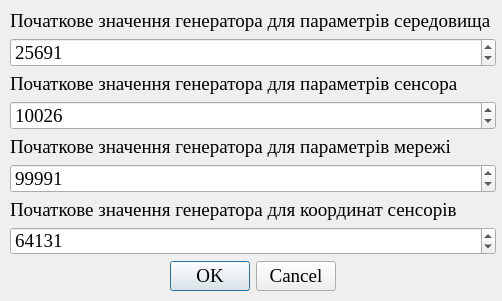
<?xml version="1.0" encoding="UTF-8"?>
<ui version="4.0">
 <class>RandomValue</class>
 <widget class="QDialog" name="RandomValue">
  <property name="geometry">
   <rect>
    <x>0</x>
    <y>0</y>
    <width>502</width>
    <height>301</height>
   </rect>
  </property>
  <property name="font">
   <font>
    <family>Times New Roman</family>
    <pointsize>14</pointsize>
   </font>
  </property>
  <property name="windowTitle">
   <string>Параметри генераторів випадкових чисел</string>
  </property>
  <property name="modal">
   <bool>true</bool>
  </property>
  <widget class="QWidget" name="layoutWidget">
   <property name="geometry">
    <rect>
     <x>10</x>
     <y>10</y>
     <width>486</width>
     <height>281</height>
    </rect>
   </property>
   <layout class="QVBoxLayout" name="verticalLayout_6">
    <item>
     <layout class="QVBoxLayout" name="verticalLayout_5">
      <item>
       <layout class="QVBoxLayout" name="verticalLayout">
        <item>
         <widget class="QLabel" name="label">
          <property name="text">
           <string>Початкове значення генератора для параметрів середовища</string>
          </property>
         </widget>
        </item>
        <item>
         <widget class="QSpinBox" name="spinBox">
          <property name="minimum">
           <number>10000</number>
          </property>
          <property name="maximum">
           <number>100000000</number>
          </property>
          <property name="value">
           <number>25691</number>
          </property>
         </widget>
        </item>
       </layout>
      </item>
      <item>
       <layout class="QVBoxLayout" name="verticalLayout_2">
        <item>
         <widget class="QLabel" name="label_2">
          <property name="text">
           <string>Початкове значення генератора для параметрів сенсора</string>
          </property>
         </widget>
        </item>
        <item>
         <widget class="QSpinBox" name="spinBox_2">
          <property name="minimum">
           <number>10000</number>
          </property>
          <property name="maximum">
           <number>100000000</number>
          </property>
          <property name="value">
           <number>10026</number>
          </property>
         </widget>
        </item>
       </layout>
      </item>
      <item>
       <layout class="QVBoxLayout" name="verticalLayout_3">
        <item>
         <widget class="QLabel" name="label_3">
          <property name="text">
           <string>Початкове значення генератора для параметрів мережі</string>
          </property>
         </widget>
        </item>
        <item>
         <widget class="QSpinBox" name="spinBox_3">
          <property name="minimum">
           <number>10000</number>
          </property>
          <property name="maximum">
           <number>100000000</number>
          </property>
          <property name="value">
           <number>99991</number>
          </property>
         </widget>
        </item>
       </layout>
      </item>
      <item>
       <layout class="QVBoxLayout" name="verticalLayout_4">
        <item>
         <widget class="QLabel" name="label_4">
          <property name="text">
           <string>Початкове значення генератора для координат сенсорів</string>
          </property>
         </widget>
        </item>
        <item>
         <widget class="QSpinBox" name="spinBox_4">
          <property name="minimum">
           <number>10000</number>
          </property>
          <property name="maximum">
           <number>100000000</number>
          </property>
          <property name="value">
           <number>64131</number>
          </property>
         </widget>
        </item>
       </layout>
      </item>
     </layout>
    </item>
    <item>
     <widget class="QDialogButtonBox" name="dialog_button_box">
      <property name="standardButtons">
       <set>QDialogButtonBox::Cancel|QDialogButtonBox::Ok</set>
      </property>
      <property name="centerButtons">
       <bool>true</bool>
      </property>
     </widget>
    </item>
   </layout>
  </widget>
 </widget>
 <resources/>
 <connections/>
</ui>
